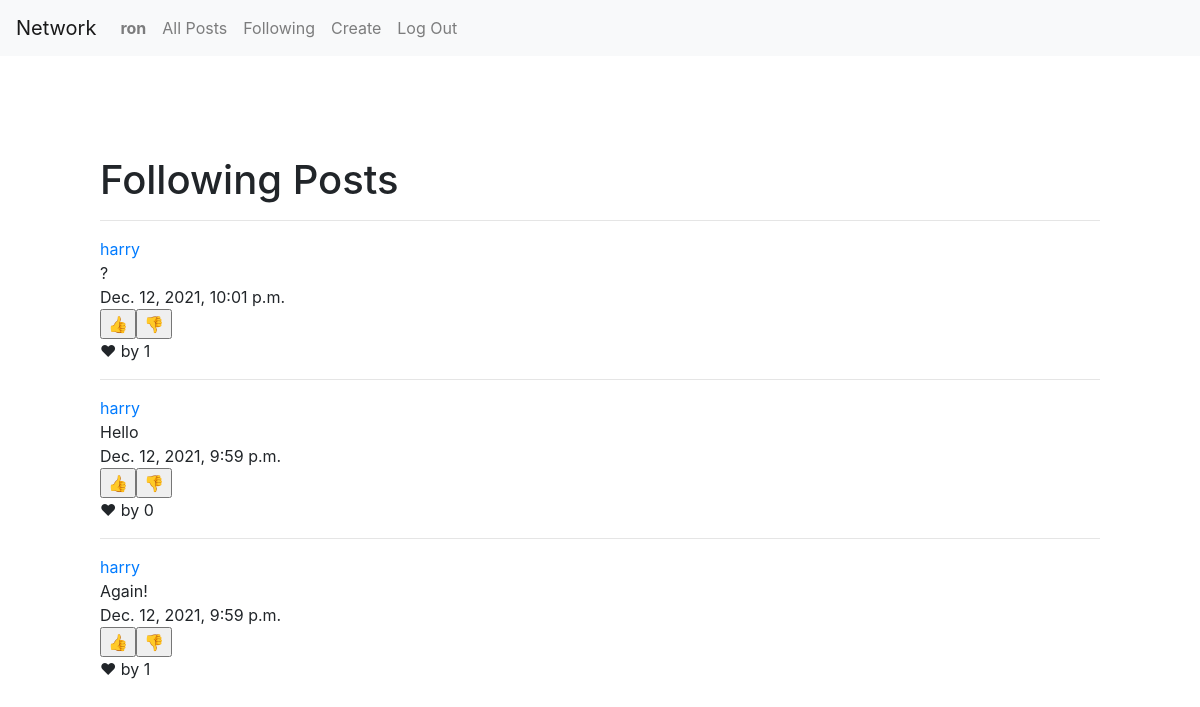
Page /following (signed in) on the committed database.
### network/models.py (models this page shows, shortened)
class User(AbstractUser):
    following = models.ManyToManyField('self', blank=True, symmetrical=False, related_name="followers")

class Post(models.Model):
    poster = models.ForeignKey(User, on_delete=models.CASCADE, related_name="posters")
    content = models.CharField(max_length=256)
    liker = models.ManyToManyField(User, blank=True, related_name="liked")
    time = models.DateTimeField(auto_now_add=True)

### network/views.py (the view)
# urls.py: path("following", views.following, name="following"),
@login_required
def following(request):
    if request.method == "POST":
        if 'liked_post' in request.POST:
            post = Post.objects.get(id = request.POST['liked_post'])
            post.liker.add(request.user)
            post.save()
        elif 'unliked_post' in request.POST:
            post = Post.objects.get(id = request.POST['unliked_post'])
            post.liker.remove(request.user)
            post.save()
    else:
        following = request.user.following.all()
        posts = Post.objects.filter(poster__in=following).order_by("time").reverse()
        pages = Paginator(posts, 10)
        page = request.GET.get('page', 1)
        show = pages.page(page)
        return render(request, "network/following.html", {
            "posts": show
        })

### network/templates/network/following.html (shortened to what this page needs)
{% extends "network/layout.html" %}
{% block body %}
    <h1>Following Posts</h1>
    {% for post in posts %}
        <hr>
        <a href="{% url 'profile' post.poster.id %}">{{ post.poster }}</a>
        <br>
        <div id="display_view1{{ post.id }}">
        {{ post.content }}
        <br>
        </div>
        {{ post.time }}
        <br>
        {% if user.is_authenticated %}
          <div id="like{{ post.id }}" style="float:left;">
            <form action="{% url 'following' %}" method='post' id="liking{{ post.id }}">
              <input type="submit" value="&#128077">
            </form>
          </div>
          <div id="unlike{{ post.id }}">
            <form action="{% url 'following' %}" method='post' id="unliking{{ post.id }}">
              <input type="submit" value="&#128078;">
            </form>
          </div>
        {% endif %}
        <div id="like_count{{ post.id }}">
        </div>
    {% endfor %}
{% endblock %}

### network/templates/network/layout.html (shortened to what this page needs)
{% load static %}
<!DOCTYPE html>
<html lang="en">
    <head>
        <link rel="stylesheet" href="https://stackpath.bootstrapcdn.com/bootstrap/4.4.1/css/bootstrap.min.css">
        <link href="{% static 'network/styles.css' %}" rel="stylesheet">
    </head>
    <body>
        <nav class="navbar navbar-expand-lg navbar-light bg-light">
            <a class="navbar-brand" href="{% url 'index' %}">Network</a>
            <div>
              <ul class="navbar-nav mr-auto">
                {% if user.is_authenticated %}
                    <li class="nav-item">
                        <a class="nav-link" href="{% url 'profile' user.id %}"><strong>{{ user.username }}</strong></a>
                    </li>
                {% endif %}
                <li class="nav-item">
                  <a class="nav-link" href="{% url 'index' %}">All Posts</a>
                </li>
                {% if user.is_authenticated %}
                    <li class="nav-item">
                        <a class="nav-link" href="{% url 'following' %}">Following</a>
                    </li>
                    <li class="nav-item">
                        <a class="nav-link" href="{% url 'create' %}">Create</a>
                    </li>
                    <li class="nav-item">
                        <a class="nav-link" href="{% url 'logout' %}">Log Out</a>
                    </li>
                {% endif %}
              </ul>
            </div>
          </nav>
        <div class="body" style="text-align:left; margin:100px">
            {% block body %}
            {% endblock %}
        </div>
    </body>
</html>

### rows in the picture
User: username "ron"
Post: poster "harry", content "?", time "Dec. 12, 2021, 10:01 p.m."
Post: poster "harry", content "Hello", time "Dec. 12, 2021, 9:59 p.m."
Post: poster "harry", content "Again!", time "Dec. 12, 2021, 9:59 p.m."
